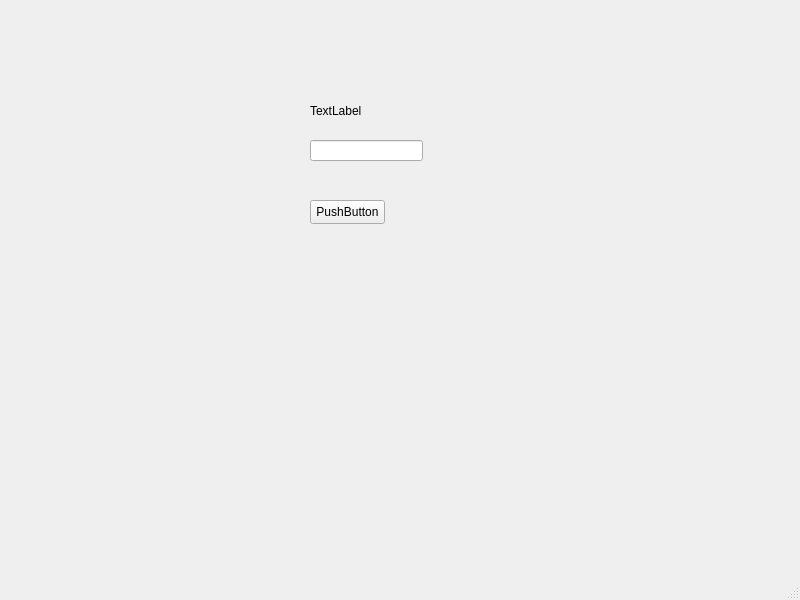
<?xml version="1.0" encoding="UTF-8"?>
<ui version="4.0">
 <class>MainWindow</class>
 <widget class="QMainWindow" name="MainWindow">
  <property name="geometry">
   <rect>
    <x>0</x>
    <y>0</y>
    <width>800</width>
    <height>600</height>
   </rect>
  </property>
  <property name="windowTitle">
   <string>MainWindow</string>
  </property>
  <widget class="QWidget" name="centralwidget">
   <widget class="QLineEdit" name="lineEdit">
    <property name="geometry">
     <rect>
      <x>310</x>
      <y>140</y>
      <width>113</width>
      <height>21</height>
     </rect>
    </property>
   </widget>
   <widget class="QLabel" name="label">
    <property name="geometry">
     <rect>
      <x>310</x>
      <y>100</y>
      <width>111</width>
      <height>21</height>
     </rect>
    </property>
    <property name="text">
     <string>TextLabel</string>
    </property>
   </widget>
   <widget class="QPushButton" name="pushButton">
    <property name="geometry">
     <rect>
      <x>310</x>
      <y>200</y>
      <width>75</width>
      <height>24</height>
     </rect>
    </property>
    <property name="text">
     <string>PushButton</string>
    </property>
   </widget>
  </widget>
  <widget class="QMenuBar" name="menubar">
   <property name="geometry">
    <rect>
     <x>0</x>
     <y>0</y>
     <width>800</width>
     <height>22</height>
    </rect>
   </property>
  </widget>
  <widget class="QStatusBar" name="statusbar"/>
 </widget>
 <resources/>
 <connections>
  <connection>
   <sender>pushButton</sender>
   <signal>clicked()</signal>
   <receiver>pushButton</receiver>
   <slot>click()</slot>
   <hints>
    <hint type="sourcelabel">
     <x>319</x>
     <y>234</y>
    </hint>
    <hint type="destinationlabel">
     <x>316</x>
     <y>235</y>
    </hint>
   </hints>
  </connection>
 </connections>
</ui>
